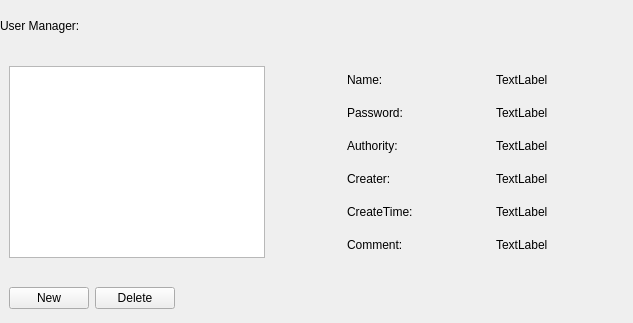
<?xml version="1.0" encoding="UTF-8"?>
<ui version="4.0">
 <class>QQTManageUserWidget</class>
 <widget class="QWidget" name="QQTManageUserWidget">
  <property name="geometry">
   <rect>
    <x>0</x>
    <y>0</y>
    <width>633</width>
    <height>323</height>
   </rect>
  </property>
  <property name="windowTitle">
   <string>Form</string>
  </property>
  <layout class="QVBoxLayout" name="verticalLayout">
   <property name="leftMargin">
    <number>0</number>
   </property>
   <property name="topMargin">
    <number>0</number>
   </property>
   <property name="rightMargin">
    <number>0</number>
   </property>
   <property name="bottomMargin">
    <number>0</number>
   </property>
   <item>
    <widget class="QLabel" name="lbHead">
     <property name="text">
      <string>User Manager:</string>
     </property>
    </widget>
   </item>
   <item>
    <widget class="QWidget" name="widget" native="true">
     <layout class="QGridLayout" name="gridLayout_2">
      <item row="2" column="4">
       <widget class="QLabel" name="lbPwd">
        <property name="text">
         <string>TextLabel</string>
        </property>
       </widget>
      </item>
      <item row="2" column="2">
       <widget class="QLabel" name="label_7">
        <property name="text">
         <string>Password:</string>
        </property>
       </widget>
      </item>
      <item row="3" column="1">
       <spacer name="horizontalSpacer">
        <property name="orientation">
         <enum>Qt::Horizontal</enum>
        </property>
        <property name="sizeHint" stdset="0">
         <size>
          <width>40</width>
          <height>20</height>
         </size>
        </property>
       </spacer>
      </item>
      <item row="3" column="5">
       <spacer name="horizontalSpacer_2">
        <property name="orientation">
         <enum>Qt::Horizontal</enum>
        </property>
        <property name="sizeHint" stdset="0">
         <size>
          <width>40</width>
          <height>20</height>
         </size>
        </property>
       </spacer>
      </item>
      <item row="4" column="2">
       <widget class="QLabel" name="label_16">
        <property name="text">
         <string>Creater:</string>
        </property>
       </widget>
      </item>
      <item row="3" column="2">
       <widget class="QLabel" name="label_9">
        <property name="text">
         <string>Authority:</string>
        </property>
       </widget>
      </item>
      <item row="4" column="4">
       <widget class="QLabel" name="lbCreater">
        <property name="text">
         <string>TextLabel</string>
        </property>
       </widget>
      </item>
      <item row="3" column="4">
       <widget class="QLabel" name="lbAuth">
        <property name="text">
         <string>TextLabel</string>
        </property>
       </widget>
      </item>
      <item row="1" column="2">
       <widget class="QLabel" name="label_6">
        <property name="text">
         <string>Name:</string>
        </property>
       </widget>
      </item>
      <item row="6" column="2">
       <widget class="QLabel" name="label_10">
        <property name="text">
         <string>Comment:</string>
        </property>
       </widget>
      </item>
      <item row="1" column="0" rowspan="6">
       <widget class="QQTUserInfoWidget" name="tbvUserInfo"/>
      </item>
      <item row="5" column="4">
       <widget class="QLabel" name="lbCreateTime">
        <property name="text">
         <string>TextLabel</string>
        </property>
       </widget>
      </item>
      <item row="6" column="4">
       <widget class="QLabel" name="lbComment">
        <property name="text">
         <string>TextLabel</string>
        </property>
       </widget>
      </item>
      <item row="5" column="2">
       <widget class="QLabel" name="label_8">
        <property name="text">
         <string>CreateTime:</string>
        </property>
       </widget>
      </item>
      <item row="1" column="4">
       <widget class="QLabel" name="lbName">
        <property name="text">
         <string>TextLabel</string>
        </property>
       </widget>
      </item>
      <item row="3" column="3">
       <spacer name="horizontalSpacer_3">
        <property name="orientation">
         <enum>Qt::Horizontal</enum>
        </property>
        <property name="sizeHint" stdset="0">
         <size>
          <width>40</width>
          <height>20</height>
         </size>
        </property>
       </spacer>
      </item>
     </layout>
    </widget>
   </item>
   <item>
    <widget class="QWidget" name="widget_2" native="true">
     <layout class="QHBoxLayout" name="horizontalLayout_2">
      <item>
       <widget class="QQTPushButton" name="btnNewUser">
        <property name="text">
         <string>New</string>
        </property>
       </widget>
      </item>
      <item>
       <widget class="QQTPushButton" name="btnDelUser">
        <property name="text">
         <string>Delete</string>
        </property>
       </widget>
      </item>
      <item>
       <spacer name="horizontalSpacer_4">
        <property name="orientation">
         <enum>Qt::Horizontal</enum>
        </property>
        <property name="sizeHint" stdset="0">
         <size>
          <width>173</width>
          <height>20</height>
         </size>
        </property>
       </spacer>
      </item>
     </layout>
    </widget>
   </item>
  </layout>
 </widget>
 <customwidgets>
  <customwidget>
   <class>QQTPushButton</class>
   <extends>QPushButton</extends>
   <header>qqtpushbutton.h</header>
  </customwidget>
  <customwidget>
   <class>QQTUserInfoWidget</class>
   <extends>QTableView</extends>
   <header>qqtuserinfowidget.h</header>
   <container>1</container>
  </customwidget>
 </customwidgets>
 <resources/>
 <connections/>
</ui>
